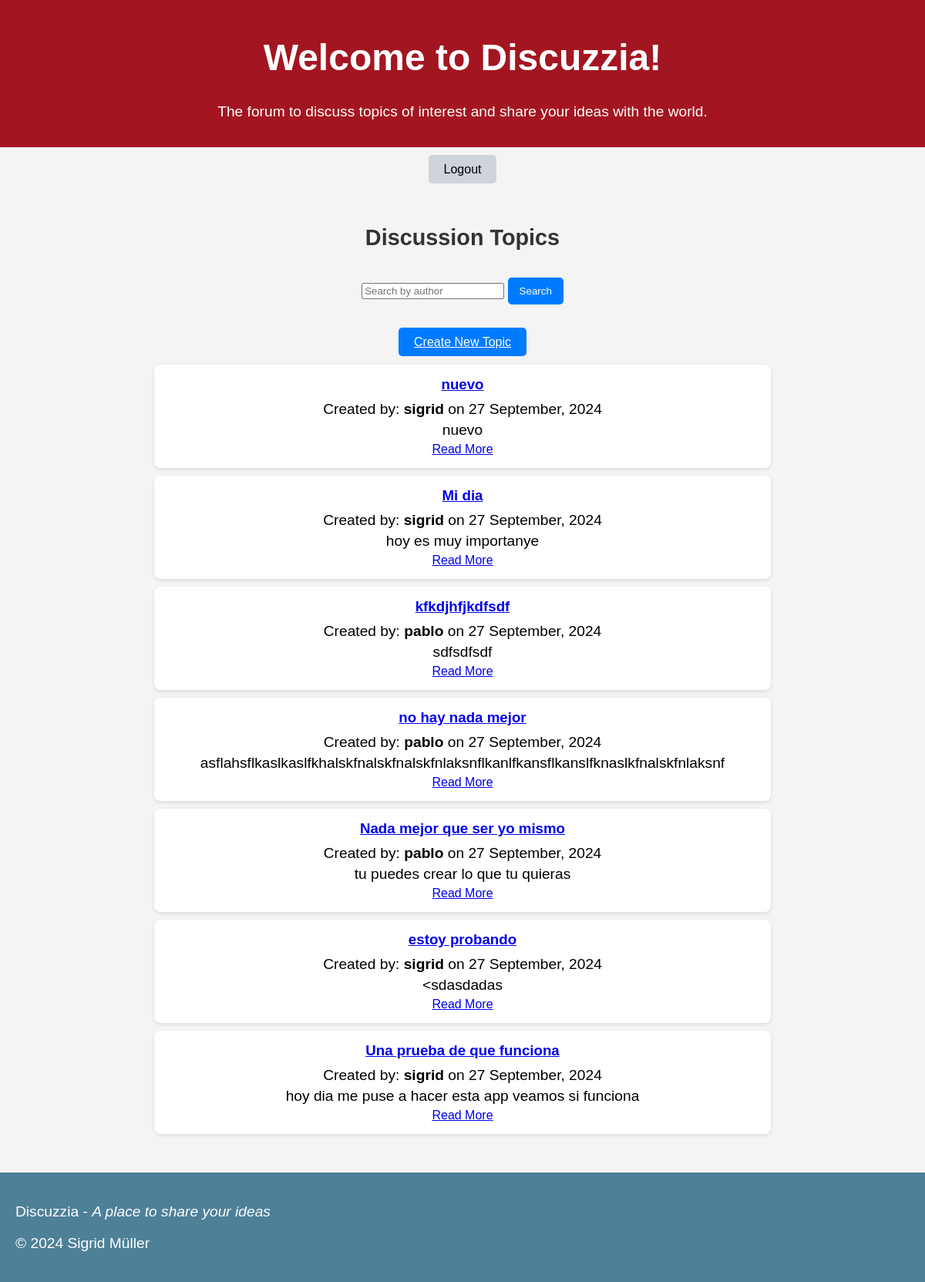
/forum/ (signed in), run on an earlier commit of the app's database.
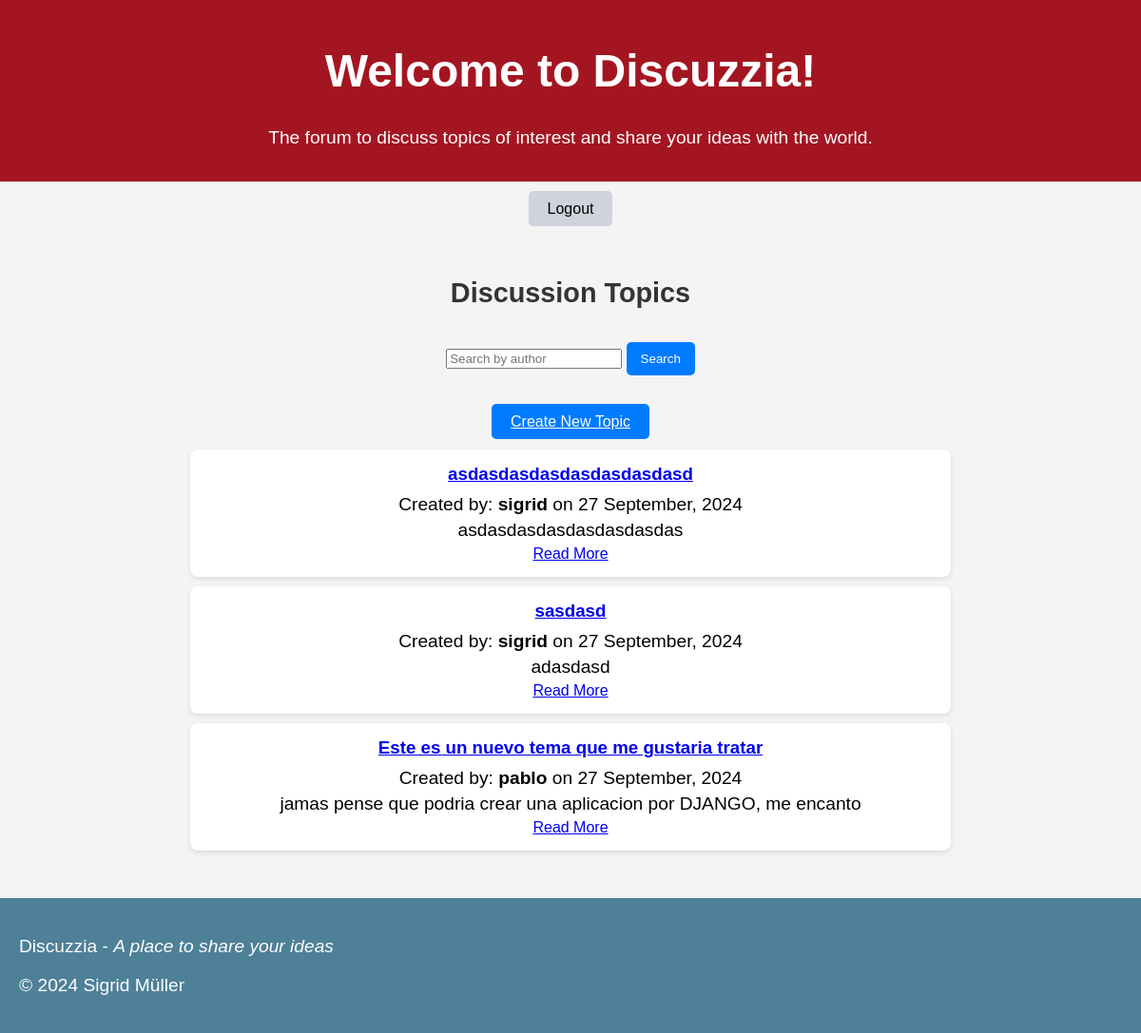
And on a later commit of the database.
### forum/models.py (models this page shows, shortened)
class Topic(models.Model):
    title = models.CharField(max_length=200)  # Title of the topic
    author = models.ForeignKey(User, on_delete=models.CASCADE)  # User who created the topic
    content = models.TextField()  # Content of the topic
    created_at = models.DateTimeField(auto_now_add=True)  # Timestamp when the topic was created
    updated_at = models.DateTimeField(auto_now=True)  # Timestamp when the topic was last updated

### forum/views.py (the view)
# urls.py: path('', include('forum.urls')),
@login_required
def forum(request):
    query = request.GET.get('q')  # Get the search query from the request
    if query:
        topics = Topic.objects.filter(Q(author__username__icontains=query))  # Filter by author's username
    else:
        topics = Topic.objects.all().order_by('-created_at')  # Default to all topics ordered by creation date
    return render(request, 'forum/forum.html', {'topics': topics, 'query': query})

### forum/templates/forum/forum.html (shortened to what this page needs)
{% load static %}
<!DOCTYPE html>
<html lang="en">
  <head>
    <link rel="stylesheet" href="{% static 'forum.css' %}" />
    <link rel="stylesheet" href="{% static 'index.css' %}" />
  </head>
  <body>
    {% include 'includes/header.html' %} {% include 'includes/nav2.html' %}
    <main>
      <section class="forum-section">
        <h2>Discussion Topics</h2>
        <form method="GET" action="{% url 'forum' %}" class="search-form">
          <input
            type="text"
            name="q"
            placeholder="Search by author"
            value="{{ query|default_if_none:'' }}"
          />
          <button type="submit">Search</button>
        </form>
        <div class="create-topic">
          <a href="{% url 'create_topic' %}" class="create-button"
            >Create New Topic</a
          >
        </div>
        <div class="topic-container">
          {% for topic in topics %}
          <div class="topic-card">
            <h3>
              <a href="{% url 'topic_detail' topic.id %}">{{ topic.title }}</a>
            </h3>
            <p>
              Created by: <strong>{{ topic.author.username }}</strong> on {{ topic.created_at|date:"d F, Y" }}
            </p>
            <p>{{ topic.content|truncatewords:30 }}</p>
            <a href="{% url 'topic_detail' topic.id %}" class="read-more"
              >Read More</a
            >
          </div>
          {% empty %}
          <p>No topics available.</p>
          {% endfor %}
        </div>
      </section>
    </main>
    </div>
    {% include 'includes/footer.html' %}
  </body>
</html>

What changed in the data, as far as the page shows it:
removed Topic: title "nuevo", author.username "sigrid", created_at "27 September, 2024", content "nuevo"
removed Topic: title "Mi dia", author.username "sigrid", created_at "27 September, 2024", content "hoy es muy importanye"
removed Topic: title "kfkdjhfjkdfsdf", author.username "pablo", created_at "27 September, 2024", content "sdfsdfsdf"
removed Topic: title "no hay nada mejor", author.username "pablo", created_at "27 September, 2024", content "asflahsflkaslkaslfkhalskfnalskfnalskfnlaksnflkanlfkansflkanslfknaslkfnalskfnlaksnf"
removed Topic: title "Nada mejor que ser yo mismo", author.username "pablo", created_at "27 September, 2024", content "tu puedes crear lo que tu quieras"
removed Topic: title "estoy probando", author.username "sigrid", created_at "27 September, 2024", content "<sdasdadas"
removed Topic: title "Una prueba de que funciona", author.username "sigrid", created_at "27 September, 2024", content "hoy dia me puse a hacer esta app veamos si funciona"
added Topic: title "asdasdasdasdasdasdasdasd", author.username "sigrid", created_at "27 September, 2024", content "asdasdasdasdasdasdasdas"
added Topic: title "sasdasd", author.username "sigrid", created_at "27 September, 2024", content "adasdasd"
added Topic: title "Este es un nuevo tema que me gustaria tratar", author.username "pablo", created_at "27 September, 2024", content "jamas pense que podria crear una aplicacion por DJANGO, me encanto"
